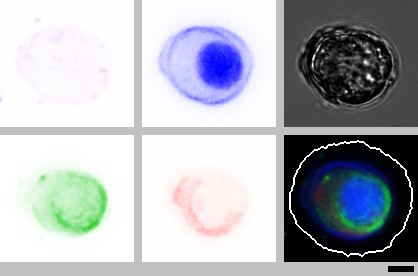
%> input picture MiniProjet/colindata/03.png, 418 x 276 px, given in place of 0.png, which was not available
$ octave miniProjetTSI.m   (GNU Octave 9; MATLAB toolbox functions it lacks are replaced by stand-ins)
%> lines starting %> are read from the running program, lines starting %| are printed output that depends on the picture; in (x1, y1, x2, y2) boxes, pixels count from 0 and x2, y2 are one past the last pixel; in counts of white or black regions, pixels touching at a corner belong together; the program's own positions count from 1; pictures that were not available may be replaced by others from this repository, and a replacement may not be noted
clear all
close all
clc
pkg load image
pkg load signal

#############################
# Auteurs :
#           Elias CORREA
#           Alexandre THEBAUD
# MiniProjet 2021
############################


#NOTE: Si l'on veut génperer les imagetttes a partir de l'image 07 il faut changer
#le seuil de la fonction "findpeaks" (la dexieme fois qu'elle est utilisée) par: 54 .
#Autrement il faut le laisser a 53

%%%%%%%%%%%%%%%%%%%%%%%%%%%%%%%%%%%%%%%%%%%%%%%%%%%%%%%%%%%%
%On charge l'image

disp("Saisir l''image: " ); choix=input('','s');

path2img =strcat("colindata/0",choix,".png");

imgRGB = imread(path2img);
%> imgRGB is the input picture: size 276x418x3 uint8; mean R, G, B 174.9, 178.1, 184.7
figure,imshow(imgRGB),title('Image originale:');
%Niveau de gris
img = rgb2gray(imgRGB);
%Référence de l'image
originCoord = [0 0];
[size_x,size_y]=size(img);
%> size_x = 276; size_y = 418

%Detection des contours par canny
BW = edge(img,'canny');
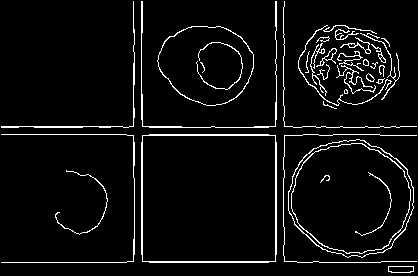
%> BW: size 276x418 logical; 5.3% white in thin lines or dots
figure,imshow(BW),title('Contours detectés par Canny');
figure(43),plot(sum(BW)); %Affiche le signal 1D
#Lors qu'on fait la somme de BW dans 1D, on obtient le contour et comme ca on récupere les coordonnes où il se trouve
[peaks,abscisse] = findpeaks(sum(BW),"MinPeakHeight",80);
%> peaks = [169 232 214 155]; abscisse = [134 142 277 284]

maxPeak=max(peaks);
%> maxPeak = 232
for i = 1:length(peaks)
  peaks(i)=maxPeak;
endfor
%> this loop made 4 passes
%> after the loop, peaks = [232 232 232 232]

%On obtient ici les trois colonnes verticales
img_v1 = imcrop(imgRGB,[0 0 abscisse(1) peaks(1)]);
img_v2 = imcrop(imgRGB,[abscisse(2) 0 abscisse(3)-abscisse(2) peaks(2)]);
img_v3 = imcrop(imgRGB,[abscisse(4) 0 abs(size_y-abscisse(4)) peaks(4)]);

%%%%%%%%%%%%%%%% PLOT COLONNES VERTICALES  %%%%%%%%%%%%%%%%%%%%%%%%%%%

%figure(3),imshow(img_v1),title('Colonne vertical 1:');
%figure(4),imshow(img_v2),title('Colonne vertical 2:');
%figure(5),imshow(img_v3),title('Colonne vertical 3:');

%%%%%%%%%%%%%%%%%%%%%%%%%%%%%%%%%%%%%%%%%%%%%%%%%%%%%%%%%%%%%%%%%%%%%%

img_v1g=rgb2gray(img_v1);
BW=edge(imrotate(img_v1g,90),'canny');
%> BW: size 134x232 logical; 2.5% white in thin lines or dots, all inside (x1, y1, x2, y2) = (97, 1, 231, 133)

figure(10),imshow(BW);      %Image binaire
figure(11),plot(sum(BW));   %Affiche le signal 1D
%> after `plot(sum(BW))`:
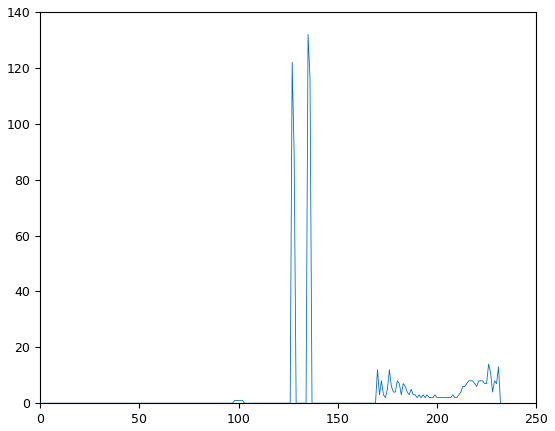
%> figure redrawn from the program's plot data; curve peaks at x = 135, y = 132

[size_xh,size_yh]=size(imrotate(img_v1g,90));
%> size_xh = 134; size_yh = 232

[peaks_h,abscisse_h] = findpeaks(sum(BW),"MinPeakHeight",53);
%> peaks_h = [122 132]; abscisse_h = [127 135]

maxPeak_h=max(peaks_h);
%> maxPeak_h = 132
for i = 1:length(peaks_h)
  peaks_h(i)= maxPeak_h;
endfor
%> this loop made 2 passes
%> after the loop, peaks_h = [132 132]

img_v11 = imcrop(imrotate(img_v1,90),[0 0 abscisse_h(1) peaks_h(1)]);
img_v12 = imcrop(imrotate(img_v1,90),[abscisse_h(2) 0 abs(size_yh-abscisse_h(2)) peaks_h(2)]);

img_v21 = imcrop(imrotate(img_v2,90),[0 0 abscisse_h(1) peaks_h(1)]);
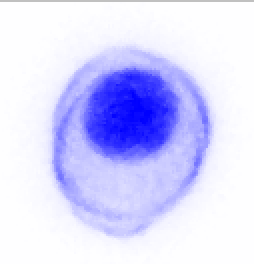
%> img_v21: size 132x127x3 uint8 (shown 2 times larger); mean R, G, B 214.3, 214.3, 254.5
img_v22 = imcrop(imrotate(img_v2,90),[abscisse_h(2) 0 abs(size_yh-abscisse_h(2)) peaks_h(2)]);
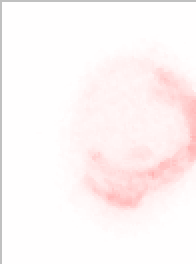
%> img_v22: size 132x98x3 uint8 (shown 2 times larger); mean R, G, B 253.9, 245.7, 245.7

img_v31 = imcrop(imrotate(img_v3,90),[0 0 abscisse_h(1) peaks_h(1)]);
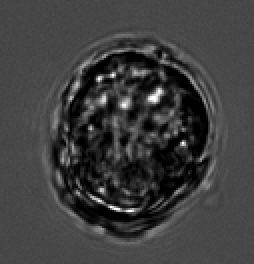
%> img_v31: size 132x127x3 uint8 (shown 2 times larger); min 0, max 255, mean 62.8
img_v32 = imcrop(imrotate(img_v3,90),[abscisse_h(2) 0  abs(size_yh-abscisse_h(2)) peaks_h(2)]);
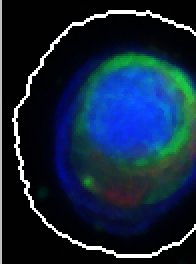
%> img_v32: size 132x98x3 uint8 (shown 2 times larger); mean R, G, B 19.5, 38.4, 60.3

#Imagettes qui correspondent aux modes d’acquisition en microscopie
figure,
subplot(2,3,1)
imshow(imrotate(img_v11,-90)),title('Imagette: 1');
subplot(2,3,2)
imshow(imrotate(img_v21,-90)),title('Imagette: 3');
subplot(2,3,3)
imshow(imrotate(img_v31,-90)),title('Imagette: 5');
subplot(2,3,4)
imshow(imrotate(img_v12,-90)),title('Imagette: 2');
subplot(2,3,5)
imshow(imrotate(img_v22,-90)),title('Imagette: 4');
subplot(2,3,6)
imshow(imrotate(img_v32,-90)),title('Imagette: 6');
%> after `imshow(imrotate(img_v32,-90))`:
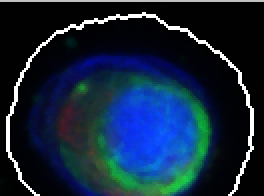
%> displayed picture: size 98x132x3, on the screen's scale of 0 to 255 (shown 2 times larger); mean R, G, B 19.5, 38.4, 60.3; mean of the top-left, top-right, bottom-left and bottom-right quarters 26.6, 26, 43.5, 61.5

$ run again, on MiniProjet/colindata/04.png
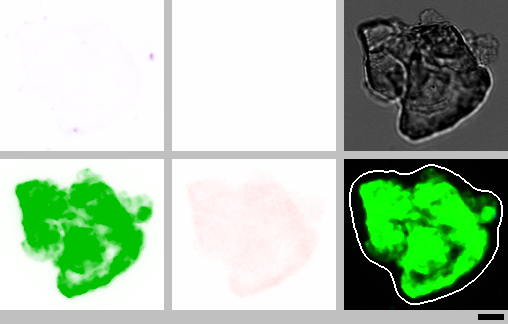
%> input picture MiniProjet/colindata/04.png, 508 x 324 px, given in place of 0.png, which was not available
%> imgRGB is the input picture: size 324x508x3 uint8; mean R, G, B 168, 192.7, 166.8
%> `BW = edge(img,'canny');`:
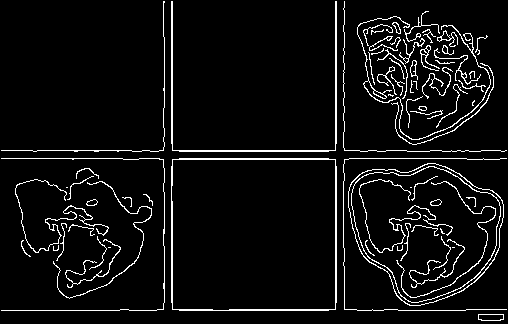
%> BW: size 324x508 logical; 6% white in thin lines or dots
%> `[peaks,abscisse] = findpeaks(sum(BW),"MinPeakHeight",80);`: peaks = [201 286 301 152]; abscisse = [165 173 336 344]
%> maxPeak = 301
%> the loop `for i = 1:length(peaks)` made 4 passes
%> after the loop `for i = 1:length(peaks)`: peaks = [301 301 301 301]
%> size_xh = 165; size_yh = 301
%> `[peaks_h,abscisse_h] = findpeaks(sum(BW),"MinPeakHeight",53);`: peaks_h = [140 143]; abscisse_h = [151 159]
%> maxPeak_h = 143
%> the loop `for i = 1:length(peaks_h)` made 2 passes
%> after the loop `for i = 1:length(peaks_h)`: peaks_h = [143 143]
%> `imshow(imrotate(img_v32,-90))`:
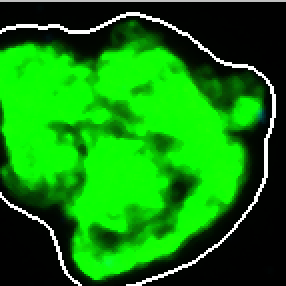
%> displayed picture: size 143x143x3, on the screen's scale of 0 to 255 (shown 2 times larger); mean R, G, B 16.1, 129.8, 11.5; mean of the top-left, top-right, bottom-left and bottom-right quarters 64.5, 45.3, 55.6, 44.8
